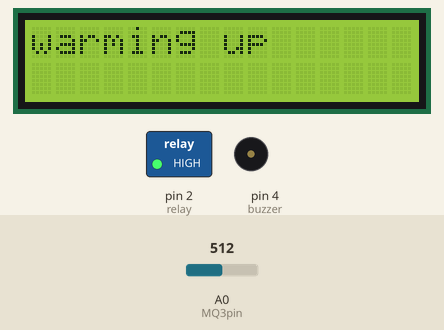
Simulated run of this sketch. Board: Arduino Uno, built with avr-gcc and run on an emulated ATmega328P. Parts: 16×2 character LCD, switched loads named in the sketch (green lamp = pin HIGH), buzzer (waves = sounding, pin HIGH). The inputs (shaded band) are chosen by the test bench; at power-on: A0 (MQ3pin) = 512.

Above: at 0.1 s.
At 23.1 s:
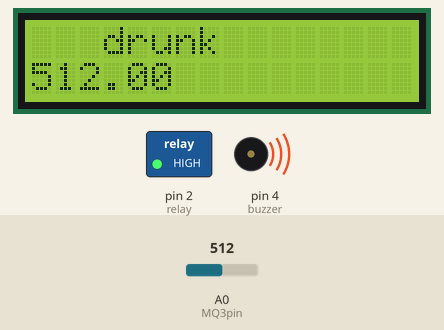
Timing chart, 0 to 24.6 s (numbered marks = the images above):
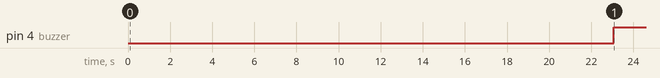

Measured:
- by itself, pin 4 (buzzer): LOW → HIGH at 23.1 s

The sketch:

CODE.ino
```cpp
//#include<LiquidCrystal.h>
//#define MQ3pin 0
//#define buzzer 4
//#define relay 2
//float sensorValue;  //variable to store sensor value
//LiquidCrystal lcd(6,7,8,9,10,11);
//
//void setup(){
//       lcd.begin(16,2);
//     lcd.print("warming up");
//     delay(3000);
//lcd.clear();
// Serial.begin(9600); // sets the serial port to 9600
// Serial.println("MQ3 warming up!");
//  digitalWrite(relay,HIGH);
//  pinMode(buzzer,OUTPUT);
//   pinMode(relay,OUTPUT);
//     lcd.begin(16,2);
//     lcd.print("warming up");
//     delay(3000);
//lcd.clear();
//lcd.setCursor(1,0);
//
//
//  delay(20000);
//
//}
//
//void loop() {
//sensorValue = analogRead(MQ3pin); // read analog input pin 0
//
//  Serial.print("Sensor Value: ");
//  Serial.println(sensorValue);
//  lcd.clear();
//  if(sensorValue>200)
//  {
//
//    Serial.println("drunk");
//    digitalWrite(buzzer,HIGH);
//     digitalWrite(relay,HIGH);
////     lcd.clear();
//lcd.setCursor(3,0);
//
//lcd.print("drunk");
//delay(500);
//lcd.setCursor(0,1);
//lcd.print("cannot drive");
//delay(500);
//    }
//  else
//  {
//    Serial.println("NOT drunk");
//    digitalWrite(buzzer,LOW);
//    digitalWrite(relay,LOW);
////         lcd.clear();
//lcd.setCursor(3,0);
//
//lcd.print("not drunk");
//delay(500);
//lcd.setCursor(0,1);
//lcd.print("can drive");
//delay(500);
//    }
//    delay(2000);
//  }


#include<LiquidCrystal.h>
#define MQ3pin 0
#define buzzer 4
#define relay 2
float sensorValue;  //variable to store sensor value
LiquidCrystal lcd(6, 7, 8, 9, 10, 11);

void setup() {
  pinMode(buzzer, OUTPUT);
  pinMode(relay, OUTPUT);
  digitalWrite(relay, HIGH);
  //       lcd.begin(16,2);
  //     lcd.print("warming up");
  //     delay(3000);
  //lcd.clear();
  // Serial.begin(9600); // sets the serial port to 9600
  // Serial.println("MQ3 warming up!");

  lcd.begin(16, 2);
  lcd.print("warming up");
  delay(3000);
  lcd.clear();
  lcd.setCursor(1, 0);

  delay(20000);

}

void loop() {
  sensorValue = analogRead(MQ3pin); // read analog input pin 0

  //  Serial.print("Sensor Value: ");
  //  Serial.println(sensorValue);
  lcd.clear();
  if (sensorValue > 200)
  {
    //
    //    Serial.println("drunk");
    digitalWrite(buzzer, HIGH);
    digitalWrite(relay, HIGH);
    //     lcd.clear();
    lcd.setCursor(3, 0);

    lcd.print("drunk");
    //delay(500);
    lcd.setCursor(0, 1);
    lcd.print(sensorValue);
    delay(500);
  }
  else
  {
    //    Serial.println("NOT drunk");
    digitalWrite(buzzer, LOW);
    digitalWrite(relay, LOW);
    //         lcd.clear();
    lcd.setCursor(3, 0);

    lcd.print("not drunk");
    //delay(500);
    lcd.setCursor(0, 1);
    lcd.print(sensorValue);
    delay(500);
  }
  delay(2000);
}
```
